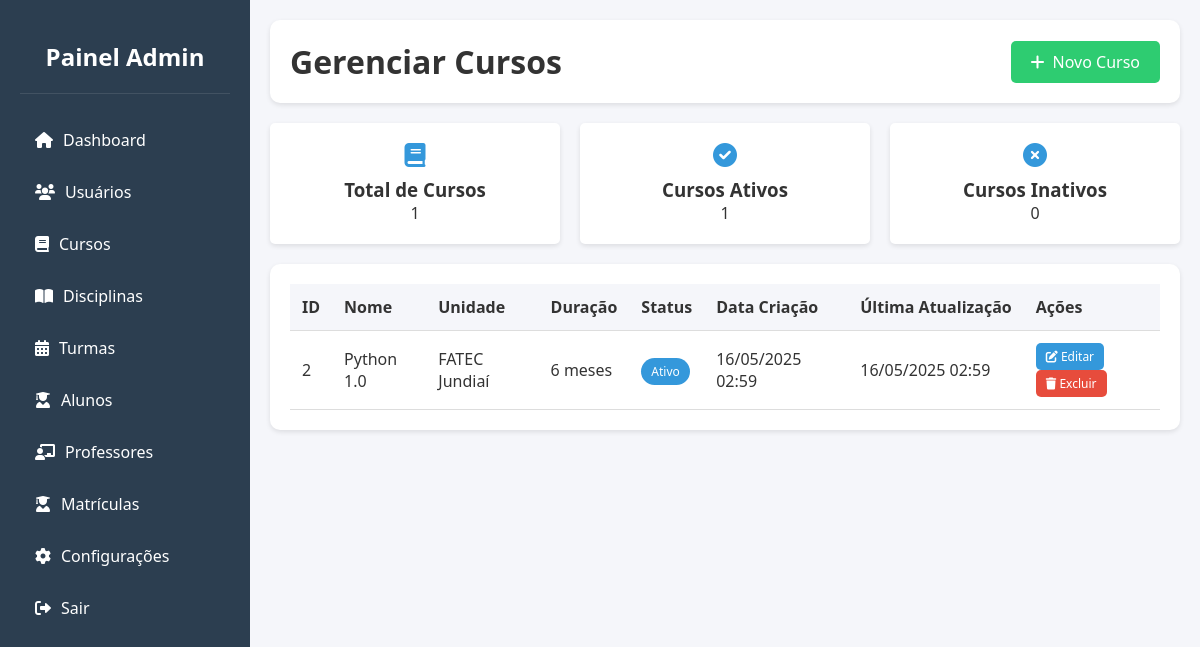
Page /dashboard/cursos/index.php (signed in) on the committed database.
### tables this page shows
CREATE TABLE `curso` (
  `id` int(11) NOT NULL,
  `nome` varchar(128) DEFAULT NULL,
  `unidade` varchar(128) DEFAULT NULL,
  `duracao` varchar(16) DEFAULT NULL,
  `status` tinyint(1) DEFAULT 1,
  `data_criacao` timestamp NOT NULL DEFAULT current_timestamp(),
  `ultima_atualizacao` timestamp NOT NULL DEFAULT current_timestamp() ON UPDATE current_timestamp()
);

### dashboard/cursos/index.php (the view, shortened to what this page needs)
<?php
include '../assets/layouts/verify.php';
$query_cursos = "SELECT * FROM CURSO ORDER BY data_criacao DESC";
$result_cursos = $conn->query($query_cursos);
$total_cursos = $result_cursos->num_rows;
$cursos_ativos = $conn->query("SELECT COUNT(*) as count FROM CURSO WHERE status = 1")->fetch_assoc()['count'];
$cursos_inativos = $total_cursos - $cursos_ativos;
?>
<!DOCTYPE html>
<html lang="pt-BR">
<head>
    <link rel="stylesheet" href="https://cdnjs.cloudflare.com/ajax/libs/font-awesome/6.0.0/css/all.min.css">
    <link rel="stylesheet" href="../assets/css/style.css">
</head>
<body>
    <div class="dashboard">
        <?php include '../assets/layouts/sidebar.php'; ?>
        <div class="main-content">
            <div class="header">
                <h1>Gerenciar Cursos</h1>
                <a href="novo" class="btn-new">
                    <i class="fas fa-plus"></i> Novo Curso
                </a>
            </div>
            <div class="stats">
                <div class="stat-card">
                    <i class="fas fa-book"></i>
                    <h3>Total de Cursos</h3>
                    <p><?php echo $total_cursos; ?></p>
                </div>
                <div class="stat-card">
                    <i class="fas fa-check-circle"></i>
                    <h3>Cursos Ativos</h3>
                    <p><?php echo $cursos_ativos; ?></p>
                </div>
                <div class="stat-card">
                    <i class="fas fa-times-circle"></i>
                    <h3>Cursos Inativos</h3>
                    <p><?php echo $cursos_inativos; ?></p>
                </div>
            </div>
            <div class="table-container">
                <table>
                    <thead>
                        <tr>
                            <th>ID</th>
                            <th>Nome</th>
                            <th>Unidade</th>
                            <th>Duração</th>
                            <th>Status</th>
                            <th>Data Criação</th>
                            <th>Última Atualização</th>
                            <th>Ações</th>
                        </tr>
                    </thead>
                    <tbody>
                        <?php while($curso = $result_cursos->fetch_assoc()): ?>
                        <tr>
                            <td><?php echo htmlspecialchars($curso['id']); ?></td>
                            <td><?php echo htmlspecialchars($curso['nome']); ?></td>
                            <td><?php echo htmlspecialchars($curso['unidade']); ?></td>
                            <td><?php echo htmlspecialchars($curso['duracao']); ?></td>
                            <td>
                                <span class="badge <?php echo $curso['status'] ? 'badge-admin' : 'badge-user'; ?>">
                                    <?php echo $curso['status'] ? 'Ativo' : 'Inativo'; ?>
                                </span>
                            </td>
                            <td><?php echo date('d/m/Y H:i', strtotime($curso['data_criacao'])); ?></td>
                            <td><?php echo date('d/m/Y H:i', strtotime($curso['ultima_atualizacao'])); ?></td>
                            <td>
                                <a href="editar?id=<?php echo $curso['id']; ?>" class="btn btn-primary btn-sm">
                                    <i class="fas fa-edit"></i> Editar
                                </a>
                                <a href="#" onclick="showDeleteConfirmation(<?php echo $curso['id']; ?>)" class="btn btn-danger btn-sm">
                                    <i class="fas fa-trash"></i> Excluir
                                </a>
                            </td>
                        </tr>
                        <?php endwhile; ?>
                    </tbody>
                </table>
            </div>
        </div>
    </div>
</body>
</html>

### dashboard/assets/css/style.css (style rules this page uses)
* { margin: 0; padding: 0; box-sizing: border-box; font-family: 'Segoe UI', Tahoma, Geneva, Verdana, sans-serif; }
:root { --primary-color: #2c3e50; --secondary-color: #34495e; --accent-color: #3498db; --text-color: #333; --light-bg: #f5f6fa; --success-color: #2ecc71; --warning-color: #f1c40f; --danger-color: #e74c3c; }
body { background-color: var(--light-bg); color: var(--text-color); }
.dashboard { display: flex; min-height: 100vh; }
.main-content { flex: 1; padding: 20px; overflow-x: auto; }
.header { background-color: white; padding: 20px; border-radius: 10px; box-shadow: 0 2px 5px rgba(0,0,0,0.1); margin-bottom: 20px; display: flex; justify-content: space-between; align-items: center; flex-wrap: wrap; gap: 10px; }
.table-container { background-color: white; padding: 20px; border-radius: 10px; box-shadow: 0 2px 5px rgba(0,0,0,0.1); overflow-x: auto; }
table { width: 100%; border-collapse: collapse; min-width: 600px; }
th, td { padding: 12px; text-align: left; border-bottom: 1px solid #ddd; }
th { background-color: var(--light-bg); white-space: nowrap; }
.btn { padding: 8px 15px; border: none; border-radius: 5px; cursor: pointer; color: white; text-decoration: none; display: inline-block; text-align: center; }
.btn-sm { padding: 5px 10px; font-size: 12px; }
.btn-primary { background-color: var(--accent-color); }
.btn-danger { background-color: var(--danger-color); }
.badge { padding: 5px 10px; border-radius: 15px; font-size: 12px; }
.badge-admin { background: #3498db; color: white; }
.btn-new { background: #2ecc71; color: white; padding: 10px 20px; border-radius: 5px; text-decoration: none; display: inline-flex; align-items: center; gap: 8px; }
.stats { display: grid; grid-template-columns: repeat(auto-fit, minmax(200px, 1fr)); gap: 20px; margin-bottom: 20px; }
.stat-card { background: white; padding: 20px; border-radius: 5px; box-shadow: 0 2px 5px rgba(0,0,0,0.1); text-align: center; }
.stat-card i { font-size: 24px; margin-bottom: 10px; color: #3498db; }

### rows in the picture
curso: id "2", nome "Python 1.0", unidade "FATEC Jundiaí", duracao "6 meses", status "Ativo", data_criacao "16/05/2025 02:59", ultima_atualizacao "16/05/2025 02:59"

### other values in the picture
$total_cursos "1"
$cursos_ativos "1"
$cursos_inativos "0"
